Frame 1 (no input): blank canvas, image omitted
Frame 60 (the mouse pressed at the canvas centre just before this capture): blank canvas, image omitted
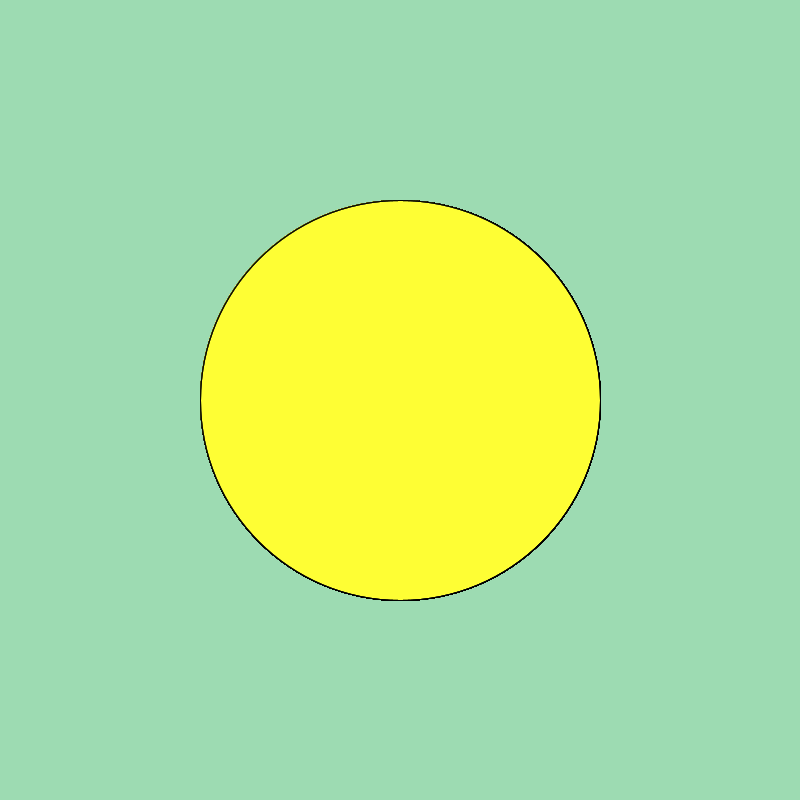
Frame 120 (the mouse held since frame 60 and released just before this capture)

The Processing sketch whose frames 1 and 60 were blank and that drew this single picture after the mouse press (run headless with seeded random() and noise(); from frame 60 on, the mouse is pressed at the canvas centre):

// Processing sketch: processing_57018
// ── processing_57018.pde

//runs once
void setup(){
  size (800, 800);
  background(157, 219, 178);
  
}
  
  //runs in a loop
  void draw(){
 
    
  
    
    fill (mouseX, mouseY, 50, 75);
    ellipse(mouseX, mouseY, mouseX, mouseY);
    // x1, y1, x2, y2
    
    
  }
  
